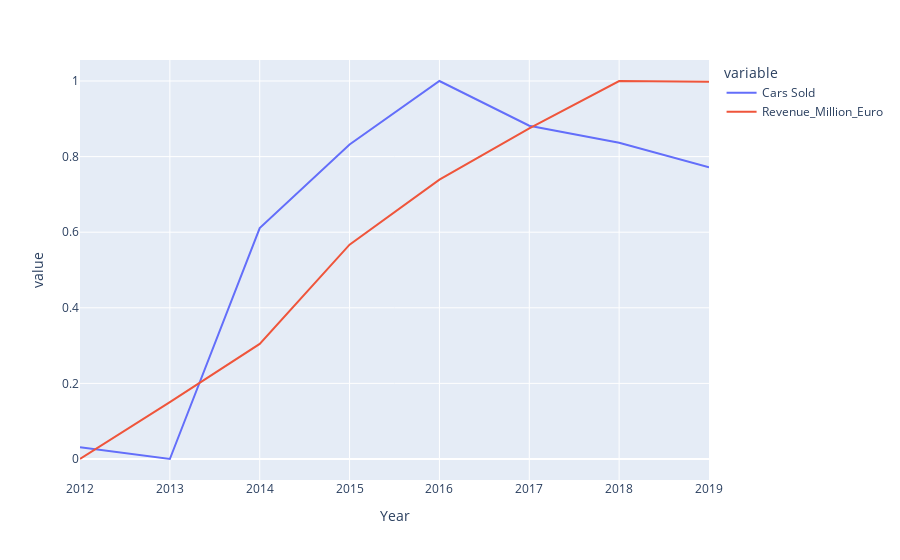

Here is the notebook cell this chart was saved with:
### Code cell
pd.options.plotting.backend = "plotly"
df.plot(x='Year', y=['Cars Sold', 'Revenue_Million_Euro'])

### Figure 1 — Plotly figure (JSON) as saved in the notebook; plotly's stock layout.template omitted (floating-point values rounded to 4 significant figures)
{"data": [{"hovertemplate": "variable=Cars Sold<br>Year=%{x}<br>value=%{y}<extra></extra>", "legendgroup": "Cars Sold", "line": {"color": "#636efa", "dash": "solid"}, "marker": {"symbol": "circle"}, "mode": "lines", "name": "Cars Sold", "orientation": "v", "showlegend": true, "type": "scatter", "x": [2012, 2013, 2014, 2015, 2016, 2017, 2018, 2019], "xaxis": "x", "y": [0.03107, 0, 0.611, 0.8321, 1.0, 0.8816, 0.8368, 0.7714], "yaxis": "y"}, {"hovertemplate": "variable=Revenue_Million_Euro<br>Year=%{x}<br>value=%{y}<extra></extra>", "legendgroup": "Revenue_Million_Euro", "line": {"color": "#EF553B", "dash": "solid"}, "marker": {"symbol": "circle"}, "mode": "lines", "name": "Revenue_Million_Euro", "orientation": "v", "showlegend": true, "type": "scatter", "x": [2012, 2013, 2014, 2015, 2016, 2017, 2018, 2019], "xaxis": "x", "y": [0, 0.1504, 0.3044, 0.5671, 0.7389, 0.8746, 1.0, 0.9977], "yaxis": "y"}], "layout": {"legend": {"title": {"text": "variable"}, "tracegroupgap": 0}, "margin": {"t": 60}, "xaxis": {"anchor": "y", "domain": [0, 1], "title": {"text": "Year"}}, "yaxis": {"anchor": "x", "domain": [0, 1], "title": {"text": "value"}}}}
